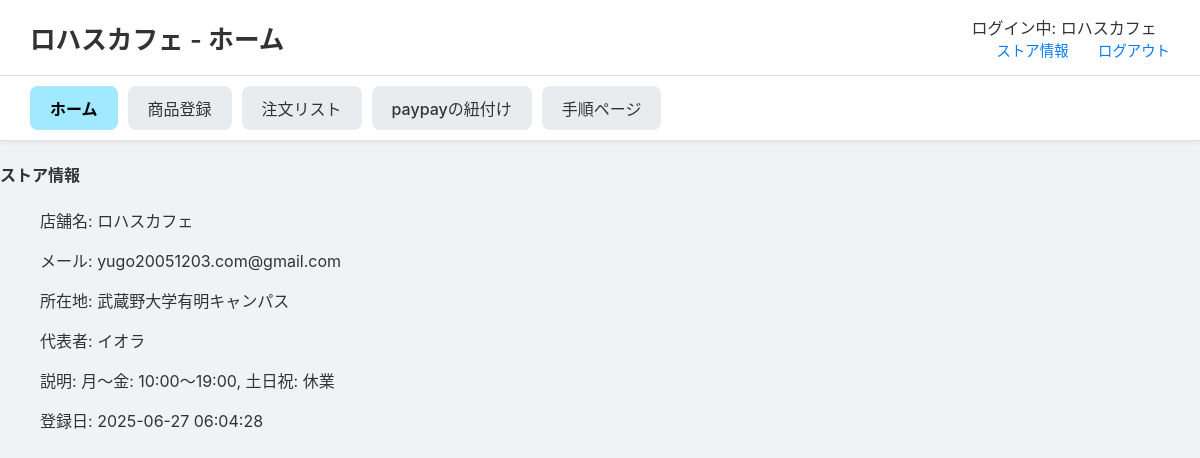
The app's page /stores/store_info (signed in) with its own data.
### tables this page shows
CREATE TABLE store (
    store_id INTEGER PRIMARY KEY AUTOINCREMENT,
    store_name TEXT NOT NULL,
    email TEXT UNIQUE NOT NULL,
    password TEXT NOT NULL,
    location TEXT,
    representative TEXT,
    description TEXT,
    created_at TIMESTAMP DEFAULT CURRENT_TIMESTAMP  -- created_atに名前統一
);

### routes/stores_detail/stores_detail.py (the view)
@stores_detail_bp.route('/store_info')
def store_info():
    if 'store_id' not in session:
        flash("ログインしてください")
        return redirect(url_for('store.store_login'))
    store_name = session.get('store_name', 'ゲスト')
    conn = get_db_connection()
    cur = conn.cursor()
    cur.execute("SELECT store_name, email, location, representative, description, created_at FROM store WHERE store_id = ?", (session['store_id'],))
    store_data = cur.fetchone()
    conn.close()
    return render_template('stores_detail/store_info.html', store_name=store_name, store_data=store_data)

### routes/stores_detail/stores_detail.py (called while the page is built)
def get_db_connection():
    db_path = os.path.join(os.path.dirname(__file__), '..', '..', 'app.db')
    conn = sqlite3.connect(db_path)
    conn.row_factory = sqlite3.Row  # 行を辞書形式で取得
    return conn

### templates/stores_detail/store_info.html (shortened to what this page needs)
<!DOCTYPE html>
<html lang="ja">
<head>
    <link rel="stylesheet" href="{{ url_for('static', filename='css/stores_detail.css') }}">
</head>
<body>
        <header class="site-header">
            <h1>{{ store_name }} - ホーム</h1>
            <div class="header-links">
                <div class="store-name">ログイン中: {{ store_name if store_name else 'ゲスト' }}</div>
                <a href="{{ url_for('stores_detail.store_info') }}">ストア情報</a>
                <a href="{{ url_for('general.explamation') }}">ログアウト</a>
            </div>
        </header>
    <nav class="main-nav">
        <ul>
            <li><a href="{{ url_for('stores_detail.store_home') }}" class="active">ホーム</a></li>
            <li><a href="{{ url_for('stores_detail.menu_registration') }}">商品登録</a></li>
            <li><a href="{{ url_for('stores_detail.order_list') }}">注文リスト</a></li>
            <li><a href="{{ url_for('stores_detail.paypay_linking') }}">paypayの紐付け</a></li>
            <li><a href="{{ url_for('stores_detail.procedure') }}">手順ページ</a></li>
        </ul>
    </nav>
<main>
    <h4>ストア情報</h4>
    <ul>
        {% if store_data %}
        <p>店舗名: {{ store_data.store_name }}</p>
        <p>メール: {{ store_data.email }}</p>
        <p>所在地: {{ store_data.location }}</p>
        <p>代表者: {{ store_data.representative }}</p>
        <p>説明: {{ store_data.description }}</p>
        <p>登録日: {{ store_data.created_at }}</p>
        {% else %}
        <p>ストア情報がありません。</p>
        {% endif %}
    </ul>
</main>
</body>
</html>

### static/css/stores_detail.css (style rules this page uses)
body { font-family: -apple-system, BlinkMacSystemFont, "Segoe UI", Roboto, "Hiragino Sans", "Noto Sans CJK JP", "Yu Gothic", sans-serif; margin: 0; background-color: #f0f2f5; color: #333; }
.site-header { display: flex; justify-content: space-between; align-items: center; padding: 15px 30px; background-color: #ffffff; border-bottom: 1px solid #e0e0e0; }
.site-header h1 { font-size: 1.6em; margin: 0; font-weight: 600; }
.header-links a { margin-left: 25px; text-decoration: none; color: #007bff; font-size: 0.9em; font-weight: 500; }
.main-nav { background-color: #ffffff; padding: 10px 30px; border-bottom: 1px solid #e0e0e0; box-shadow: 0 2px 4px rgba(0,0,0,0.05); }
.main-nav ul { display: flex; list-style: none; margin: 0; padding: 0; gap: 10px; }
.main-nav a { display: block; padding: 10px 20px; text-decoration: none; color: #333; background-color: #e9ecef; border-radius: 8px; font-weight: 500; transition: background-color 0.2s; }
.main-nav a.active { background-color: #a0e9ff; color: #000; font-weight: bold; }

### records on screen
store: store_name "ロハスカフェ", email "yugo20051203.com@gmail.com", location "武蔵野大学有明キャンパス", representative "イオラ", description "月〜金: 10:00〜19:00, 土日祝: 休業", created_at "2025-06-27 06:04:28"
